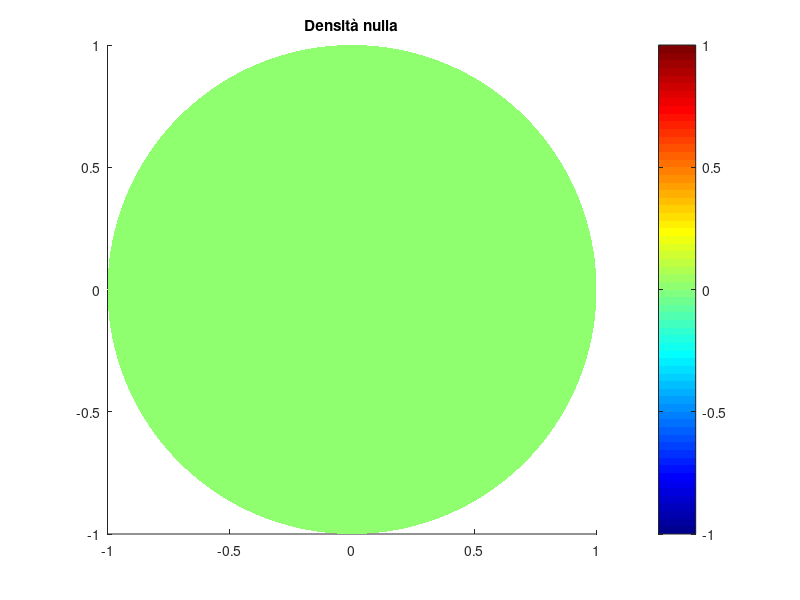
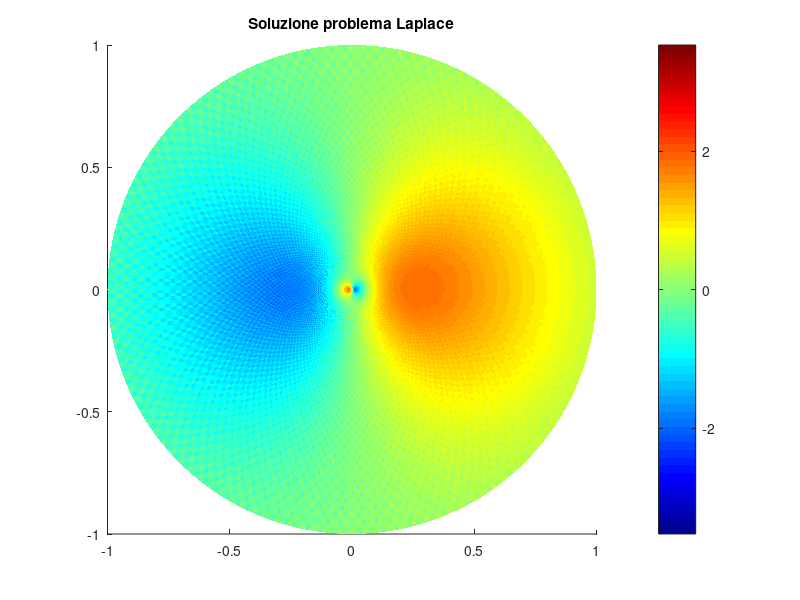

These charts were generated, in order, by the following MATLAB code: (Note: this script raises an error after producing the figures.)
%--------------------------------------------------------------%
%         Risoluzione del problema di Poisson discreto         %
%--------------------------------------------------------------%

close all
clear all
clc


%---------------------------------------------------------%
%        Function to compute signal FFT amplitudes        %
%---------------------------------------------------------%
function ampl = signal_DFT(segnale)
    % Calcolo le dimensioni del campione preso in considerazione per l'
    % analisi in FFT e faccio la FFT
    M = 2 * ceil(length(segnale)/2);
    fou = fft(segnale, M);
    
    % Normalizzo e considero il modulo
    fou = fou/M;
    power = fou.*conj(fou);
    ampl = sqrt(power);
end


%---------------------------------------------------------%
%        Function to compute matrix FFT amplitudes        %
%---------------------------------------------------------%
function ampl = matrix_DFT(m)
    % Calcolo le dimensioni del campione preso in considerazione per l'
    % analisi in FFT e faccio la FFT
    dim = size(m);
    M = 2 * ceil(dim(1) * dim(2)/2);
    fou = fft(m);
    
    % Normalizzo e considero il modulo
    fou = fou/M;
    power = fou.*conj(fou);
    ampl = sqrt(power);
end



%---------------------------------------------------------%
%        Function to compute matrix FFT amplitudes        %
%---------------------------------------------------------%
function ampl = matrix_IDFT(m)
    % Calcolo le dimensioni del campione preso in considerazione per l'
    % analisi in FFT e faccio la FFT
    dim = size(m);
    M = 2 * ceil(dim(1) * dim(2)/2);
    fou = ifft(m);
    
    % Normalizzo e considero il modulo
    fou = fou/M;
    power = fou.*conj(fou);
    ampl = sqrt(power);
end



%---------------------------------------------------------%
%        Function to change from cartesian to polar       %
%---------------------------------------------------------%
function polar = cambio_coord(image, xr, yr, radius)
    
    % Numero celle per la griglia polare
    nr = radius + 1; nt = floor(0.785 * radius);
    
    % Faccio l'interpolazione bilineare
    polar = zeros(nt, nr);
    for m=0:(nt-1)
        for n=0:nr
            
            % Calcolo le coordinate dell'asse della trappola
            xp = n * cos(2*m*pi/nt) + xr;
            yp = n * sin(2*m*pi/nt) + yr;

            % Determino gli strumenti che mi consentiranno di effettuare
            % l'interpolazione bilineare
            fxp = floor(xp); fyp = floor(yp);
            dx = xp-fxp; dy = yp - fyp;
            
            % Faccio l'interpolazione bilineare
            polar(m+1, n+1) = image(fxp, fyp) * (1 - dx) * (1-dy) + image(fxp + 1, fyp) * dx * (1 - dy) + image(fxp, fyp + 1) * (1 - dx) * dy + image(fxp + 1, fyp + 1) * dx * dy;
        end
    end
end



%-------------------------------------------------------------%
%   Function to solve linear system with tridiagonal matrix   %
%-------------------------------------------------------------%
function result = thomas(matrix, known)
    dim = size(matrix);
    matrix = double(matrix); known = double(known);

    % Controllo quali siano le dimensioni della matrice in analisi
    if dim(1) ~= dim(2) 
        disp("La matrice fornita all'algoritmo di Thomas non è quadrata.")
    end

    if dim(2) ~= length(known)
        disp("Matrice e vettore non hanno dimensioni corrette per il prodotto matriciale riga per colonna.")
    end

    result = zeros(1, length(known));

    % Effettuo l'iterazione, sia sulla matrice che sui termini noti
    for i=1:(dim(1)-1)
        fact = (matrix(i+1, i)/matrix(i, i));
        matrix(i+1, :) = matrix(i+1, :) - fact * matrix(i, :);      % Cambio il valore dell'(i+1)-esima riga
        known(i+1) = known(i+1) - fact * known(i);                  % Cambio il valore dell'(i+1)-esimo termine noto
    end

    % Svolgo l'effettivo calcolo per il risultato
    result(length(known)) = known(length(known))/matrix(length(known), length(known));
    for i=1:(length(known)-1)
        result(length(known)-i) = (known(length(known)-i) - ...
            matrix(length(known)-i, length(known)-i+1) * result(length(known)-i + 1))/matrix(length(known)-i, length(known)-i);
    end

end



%----------------------------------------------------------%
%        Function to solve discrete Poisson problem        %
%----------------------------------------------------------%
function potential = discretePoisson(nr, nt, rho, bc)
    
    % Valuto quale sia la matrice dei termini noti: essa è la trasformata
    % di fourier della matrice densità alla quale viene aggiunta una
    % colonna che consente di tenere conto delle boundary conditions
    dr = 45e-3/nr; dt = 2*pi/nt; eps0 = 8.854187817e-12;
    if length(rho(:, 1)) ~= length(bc)
        disp("Dimensione della matrice densità e della boundary condition non compatibili")
    end
    term_noti = -fft(rho)/eps0; term_noti(:, nr +1) = fft(bc); 
    pot_fft = zeros(size(term_noti)); 


    % Itero sul numero di partizioni angolari utilizzate per discretizzare
    % il dominio su cui vogliamo risolvere il problema di Poisson
    mat_lineare = zeros(nr+1, nr+1);
    for m=0:nt-1

        % Costruzione della matrice associata al problema nel caso di m=0
        if m == 0
            mat_lineare(1, 1) = -4/(dr^2); mat_lineare(1, 2) = 4/(dr^2);

            for j=2:nr
                mat_lineare(j, j-1) = (1/(dr^2) - 1/(2 * (j-1) * dr^2));
                mat_lineare(j, j) = -2/(dr^2);
                mat_lineare(j, j+1) = (1/(dr^2) + 1/(2 * (j-1) * dr^2));
            end

            mat_lineare(nr+1, nr+1) = 1;
        end

        % Costruzione della matrice associata al problema nel caso di m!=0
        if m ~= 0
            mat_lineare(1, 1) = 1;
            
            bm2 = (sin(m * dt/2)/(dt/2))^2;
            for j=2:nr
                mat_lineare(j, j-1) = (1/(dr^2) - 1/(2 * (j-1) * dr^2));
                mat_lineare(j, j) = -(2/(dr^2) - bm2/(((j-1) * dr)^2));
                mat_lineare(j, j+1) = (1/(dr^2) + 1/(2 * (j-1) * dr^2));
            end
            
            mat_lineare(nr+1, nr+1) = 1;
        end

        % Risoluzione del sistema lineare mediante l'algoritmo di thomas 
        % (qui sto valutando l'entità delle phi^tilde_m alle varie posizioni
        % radiali)
        ris = thomas(mat_lineare, term_noti(m+1, :)');
        pot_fft(m+1, :) = ris; 
    end
    potential = ifft(pot_fft);

end


%-------------------------------------------------------------------------%
%                         Problema di Laplace                             %
%-------------------------------------------------------------------------%
nr = 419; nth = 328;
dens_nulla = zeros(1024, 1224); dens_nulla = double(dens_nulla);
im_polare = cambio_coord(dens_nulla, 502, 602, nr-1); 
im_polare(nth+1,:) = im_polare(1,:); 

theta = 0:2*pi/nth:2*pi; bc = sin(theta); 

pot = discretePoisson(nr, nth, im_polare, bc'); pot = imag(pot);

% Stampo le immagini di plasma prodotte
r = linspace(0,1,420);
th =linspace(0,2*pi,329);

[R,Th] = meshgrid(r,th);
[x,y] = pol2cart(Th, R);

figure(1);
colormap('jet'); surface(x, y, im_polare,'FaceAlpha',1,'LineStyle','none','FaceColor','flat'); hold on;
title('Densità nulla'); daspect([1 1 1e-10]); colorbar; objrho = colorbar;

figure(2);
colormap('jet'); surface(x, y, pot,'FaceAlpha',1,'LineStyle','none','FaceColor','flat'); hold on;
title('Soluzione problema Laplace'); daspect([1 1 1]); colorbar; objrho = colorbar;



%-------------------------------------------------------------------------%
%                         Problema di Poisson                             %
%-------------------------------------------------------------------------%

% Carico immagine da cui andrò a determinare l'andamento del potenziale
% all'interno della trappola
path = '/home/filippo/Desktop/CODICINI/LABO_PLASMI/Esperienze/Esperienza 1/Dati/CAMimages/calibrazione/PlasmaPulite/plasma019.tif';
nr = 419; nth = floor(0.785 * nr);
im_plasma = double(imread(path)); 
im_polare = cambio_coord(im_plasma, 502, 602, nr-1); 
im_polare(nth+1,:) = im_polare(1,:); 

% Determino quale sia la densità superficiale del plasma, andando
% inizialmente a supporre che il plasma sia esattamente lungo 81 cm, ossia
% la distanza fra i potenziali confinanti (elettrodi C1 e C7)
k_factor = -3.9922e-17; Lp = 0.81; l_pixel = 1.0739e-4;
im_polare = im_polare * k_factor/Lp; bc = zeros(nth + 1, 1);
potenziale = discretePoisson(nr, nth, im_polare, bc); potenziale = imag(potenziale);

% Faccio il plot del'immagine appena prodotta in coordinate polari
r = linspace(0,1,nr+1) * l_pixel;
th =linspace(0,2*pi,nth+1);

[R,Th] = meshgrid(r,th);
[x,y] = pol2cart(Th, R);

figure(3);
colormap('jet'); surface(x, y, im_polare,'FaceAlpha',1,'LineStyle','none','FaceColor','flat'); hold on;
title('Densità superficiale: esperienza 1'); daspect([1 1 1e-10]); colorbar; objrho = colorbar;

figure(4);
colormap('jet'); surface(x, y, potenziale,'FaceAlpha',1,'LineStyle','none','FaceColor','flat'); hold on;
title('Potenziale di plasma: esperienza 1'); daspect([1 1 1e4]); colorbar; objrho = colorbar;
